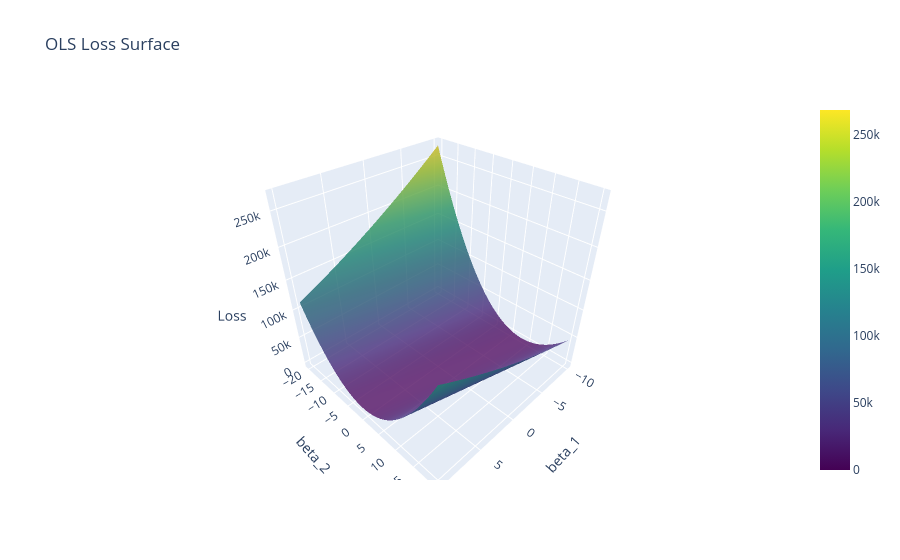
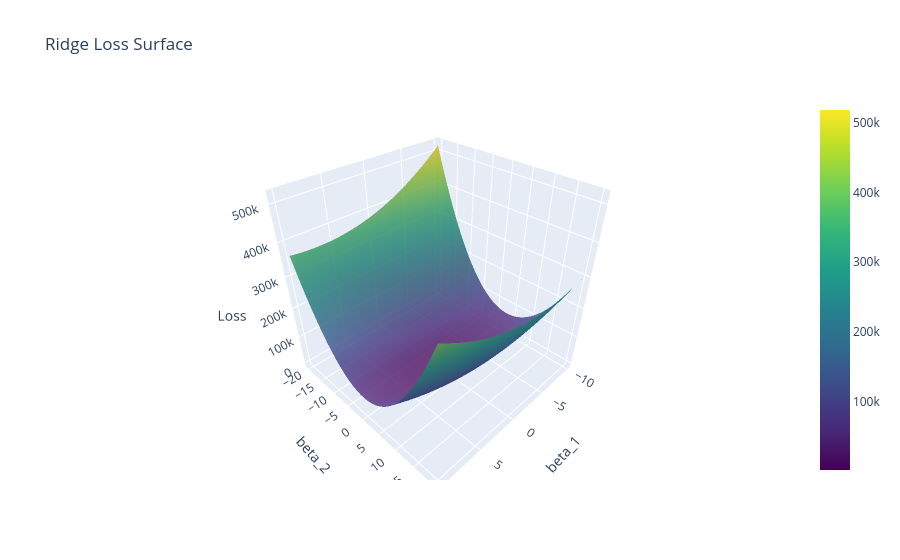

Notebook cell for these charts, in order:
### Code cell
import numpy as np
import plotly.graph_objects as go  # Fixed typo in 'graph_objects'

# Set a random seed for reproducibility
np.random.seed(42)

# Generate a simple linear dataset
n_samples = 100
x1 = np.random.randn(n_samples)
x2 = 2 * x1    # Sample correlation with no additional noise

# Create a target y with some noise
y = 3 * x1 + 2 * x2 + np.random.randn(n_samples) * 0.5

# Define a range of values for beta_1 and beta_2 to calculate the loss
beta_1_range = np.linspace(-10, 10, 200)
beta_2_range = np.linspace(-20, 20, 200)
beta_1, beta_2 = np.meshgrid(beta_1_range, beta_2_range)

# Calculate OLS and Ridge loss for each combination of beta_1 and beta_2
def calculate_loss(beta_1, beta_2, x1, x2, y, lambda_ridge=0):
    loss = np.zeros(beta_1.shape)  # Fixed 'zeroes' to 'zeros'
    for i in range(beta_1.shape[0]):
        for j in range(beta_1.shape[1]):
            y_pred = beta_1[i,j] * x1 + beta_2[i,j] * x2
            loss[i,j] = np.sum((y - y_pred) ** 2) + lambda_ridge * (beta_1[i,j] ** 2 + beta_2[i,j] ** 2) 
    return loss

loss_OLS = calculate_loss(beta_1, beta_2, x1, x2, y)
loss_Ridge = calculate_loss(beta_1, beta_2, x1, x2, y, lambda_ridge=500)

# Define the stagnation line where beta_2 = 2 * beta_1
stagnation_beta_1 = beta_1_range
stagnation_beta_2 = 2 * stagnation_beta_1

# OLS Surface Plot
fig_OLS = go.Figure(data=[go.Surface(z=loss_OLS, x=beta_1, y=beta_2, colorscale='Viridis', opacity=0.8)])  # Fixed 'Virdis' to 'Viridis'
fig_OLS.update_layout(
    title='OLS Loss Surface',
    scene=dict(
        xaxis_title='beta_1',
        yaxis_title='beta_2',  # Fixed 'y_axis_title' to 'yaxis_title'
        zaxis_title='Loss'  # Added missing z-axis title
    )
)
fig_OLS.show()  # Fixed 'fig_Ridge.show()' to 'fig_OLS.show()'

# Ridge Surface Plot (added missing plot)
fig_Ridge = go.Figure(data=[go.Surface(z=loss_Ridge, x=beta_1, y=beta_2, colorscale='Viridis', opacity=0.8)])
fig_Ridge.update_layout(
    title='Ridge Loss Surface',
    scene=dict(
        xaxis_title='beta_1',
        yaxis_title='beta_2',
        zaxis_title='Loss'
    )
)
fig_Ridge.show()

### Figure 1 — Plotly figure (JSON) as saved in the notebook; plotly's stock layout.template omitted (floating-point values rounded to 4 significant figures; data arrays with more than 128 entries replaced by an {"elided": "..."} marker saying what was removed)
{"data": [{"colorscale": [[0, "#440154"], [0.1111, "#482878"], [0.2222, "#3e4989"], [0.3333, "#31688e"], [0.4444, "#26828e"], [0.5556, "#1f9e89"], [0.6667, "#35b779"], [0.7778, "#6ece58"], [0.8889, "#b5de2b"], [1, "#fde725"]], "opacity": 0.8, "type": "surface", "x": {"elided": "200x200 float values"}, "y": {"elided": "200x200 float values"}, "z": {"elided": "200x200 float values"}}], "layout": {"scene": {"xaxis": {"title": {"text": "beta_1"}}, "yaxis": {"title": {"text": "beta_2"}}, "zaxis": {"title": {"text": "Loss"}}}, "title": {"text": "OLS Loss Surface"}}}

### Figure 2 — Plotly figure (JSON) as saved in the notebook; plotly's stock layout.template omitted (floating-point values rounded to 4 significant figures; data arrays with more than 128 entries replaced by an {"elided": "..."} marker saying what was removed)
{"data": [{"colorscale": [[0, "#440154"], [0.1111, "#482878"], [0.2222, "#3e4989"], [0.3333, "#31688e"], [0.4444, "#26828e"], [0.5556, "#1f9e89"], [0.6667, "#35b779"], [0.7778, "#6ece58"], [0.8889, "#b5de2b"], [1, "#fde725"]], "opacity": 0.8, "type": "surface", "x": {"elided": "200x200 float values"}, "y": {"elided": "200x200 float values"}, "z": {"elided": "200x200 float values"}}], "layout": {"scene": {"xaxis": {"title": {"text": "beta_1"}}, "yaxis": {"title": {"text": "beta_2"}}, "zaxis": {"title": {"text": "Loss"}}}, "title": {"text": "Ridge Loss Surface"}}}
